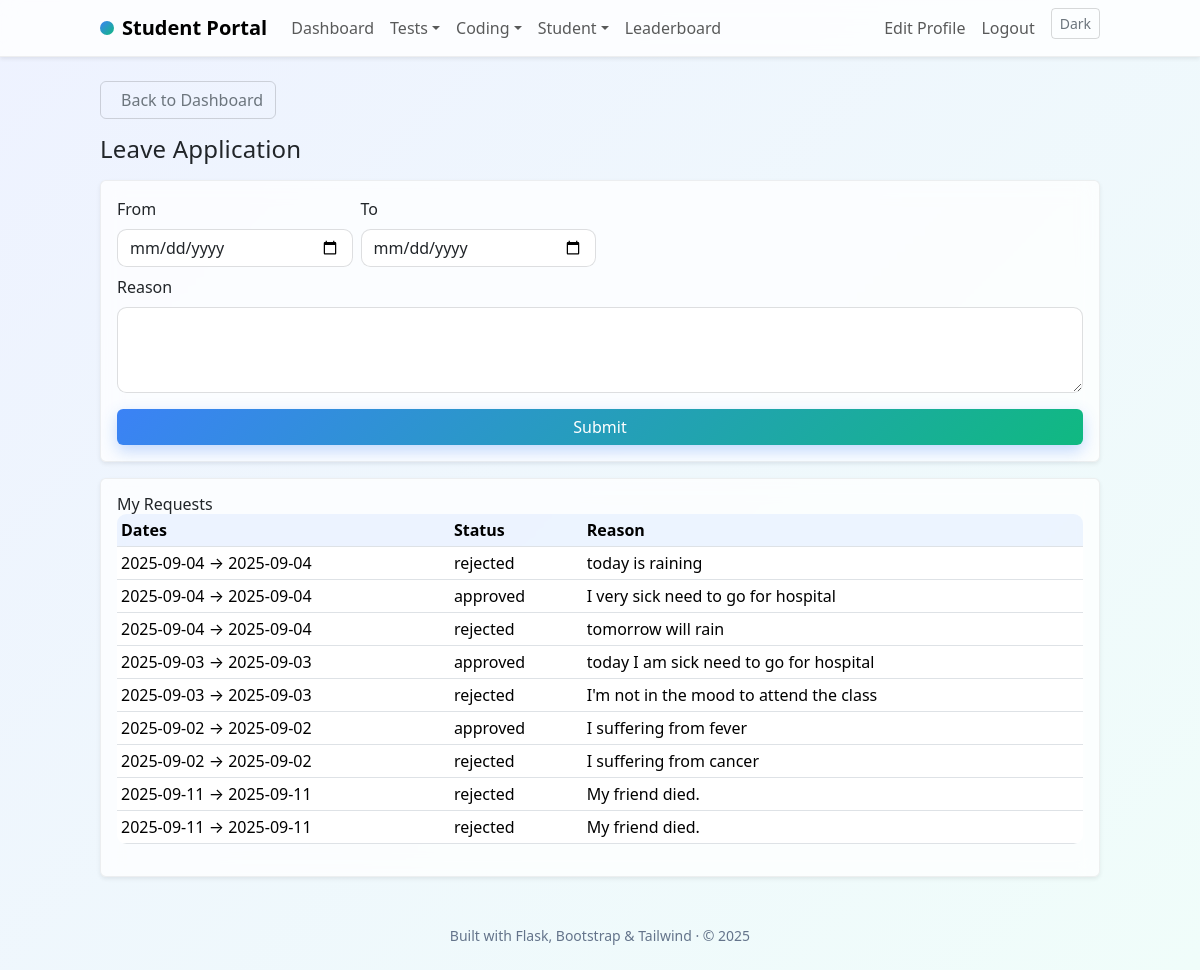
The page /leave (signed in) on the database its author committed.
### app/models.py (models this page shows)
class LeaveApplication(db.Model):
	id = db.Column(db.Integer, primary_key=True)
	student_id = db.Column(db.Integer, db.ForeignKey("user.id"), nullable=False)
	reason = db.Column(db.Text, nullable=False)
	from_date = db.Column(db.Date, nullable=False)
	to_date = db.Column(db.Date, nullable=False)
	status = db.Column(db.String(20), default="pending")  # pending | approved | rejected
	ai_summary = db.Column(db.Text)
	created_at = db.Column(db.DateTime, server_default=func.now())

### app/routes/main.py (the view, shortened to what this page needs)
@main_bp.route("/leave", methods=["GET", "POST"])
@login_required
def leave():
	apps = LeaveApplication.query.filter_by(student_id=current_user.id).order_by(LeaveApplication.created_at.desc()).all()
	return render_template("leave.html", apps=apps)

### app/templates/leave.html (shortened to what this page needs)
{% extends 'base.html' %}
{% block content %}
<div class="mb-3">
	<a href="{{ url_for('main.dashboard') }}" class="btn btn-outline-secondary">
		Back to Dashboard
	</a>
</div>
<h2 class="h4 mb-3">Leave Application</h2>
<form method="post" class="card shadow-sm p-3 mb-3">
	<div class="row g-2">
		<div class="col-md-3"><label class="form-label">From</label><input type="date" class="form-control" name="from_date" required></div>
		<div class="col-md-3"><label class="form-label">To</label><input type="date" class="form-control" name="to_date" required></div>
		<div class="col-12"><label class="form-label">Reason</label><textarea class="form-control" name="reason" rows="3" required></textarea></div>
	</div>
	<button class="btn btn-primary mt-3">Submit</button>
</form>
<div class="card shadow-sm">
	<div class="card-body">
		<h5>My Requests</h5>
		<table class="table table-sm">
			<thead><tr><th>Dates</th><th>Status</th><th>Reason</th></tr></thead>
			<tbody>
			{% for a in apps %}
			<tr><td>{{ a.from_date }} → {{ a.to_date }}</td><td>{{ a.status }}</td><td>{{ a.reason }}</td></tr>
			{% else %}
			<tr><td colspan="3">No leave requests.</td></tr>
			{% endfor %}
			</tbody>
		</table>
	</div>
</div>
{% endblock %}

### app/static/css/styles.css (style rules this page uses)
:root { --brand: #3b82f6; --brand-2: #10b981; --surface: rgba(255,255,255,0.75); --blur: 10px; }
body { background: linear-gradient(135deg, #eef2ff 0%, #f0fdfa 100%); min-height: 100vh; }
.card { background: var(--surface); backdrop-filter: blur(var(--blur)); border: 1px solid rgba(0,0,0,.06); box-shadow: 0 10px 30px rgba(2,6,23,.08); }
.btn-primary { background: linear-gradient(135deg, var(--brand), var(--brand-2)); border: 0; box-shadow: 0 6px 16px rgba(59,130,246,.3); }
.btn-outline-secondary { border-color: rgba(0,0,0,.15); }
.form-control, .form-select { border-radius: .6rem; border-color: rgba(0,0,0,.12); }
h1,h2,h3,h4 { letter-spacing: .2px; }
.table { border-radius: .6rem; overflow: hidden; }
.table thead th { background: rgba(59,130,246,.08); }

### rows shown on the page
LeaveApplication: from_date "2025-09-04", to_date "2025-09-04", status "rejected", reason "today is raining"
LeaveApplication: from_date "2025-09-04", to_date "2025-09-04", status "approved", reason "I very sick need to go for hospital"
LeaveApplication: from_date "2025-09-04", to_date "2025-09-04", status "rejected", reason "tomorrow will rain"
LeaveApplication: from_date "2025-09-03", to_date "2025-09-03", status "approved", reason "today I am sick need to go for hospital"
LeaveApplication: from_date "2025-09-03", to_date "2025-09-03", status "rejected", reason "I'm not in the mood to attend the class"
LeaveApplication: from_date "2025-09-02", to_date "2025-09-02", status "approved", reason "I suffering from fever"
LeaveApplication: from_date "2025-09-02", to_date "2025-09-02", status "rejected", reason "I suffering from cancer"
LeaveApplication: from_date "2025-09-11", to_date "2025-09-11", status "rejected", reason "My friend died."
LeaveApplication: from_date "2025-09-11", to_date "2025-09-11", status "rejected", reason "My friend died."

### other values the page prints
{{ 2025 }} "2025"
